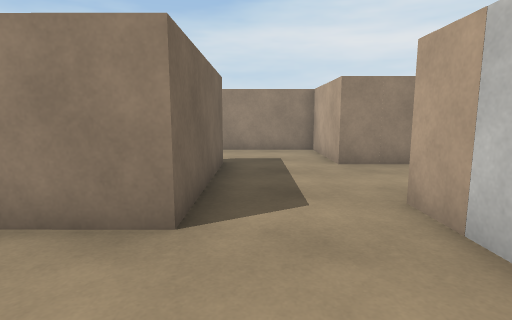
view 1 (above)

18 first-person views from a walk through a scene from a Unity 3-D project. The camera is 1.2 m above the floor, tilts 8° down and sees 80° across. The floor is counted in squares, 1 m on a side. Each view is taken from the middle of a square. On the plan, view 1 faces up. The plan holds only what a view shows up to about 13 squares ahead; the rest is blank. The place goes on beyond the plan. Some animated figures are left out. Surface patterns are stand-ins for the level's own textures.

view 2
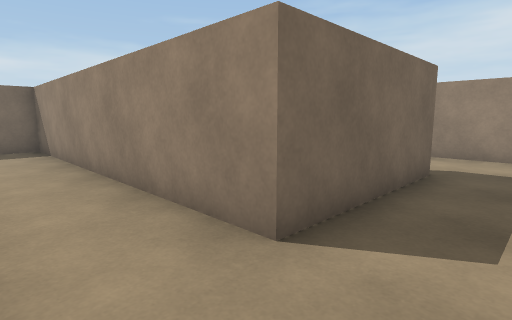

view 3
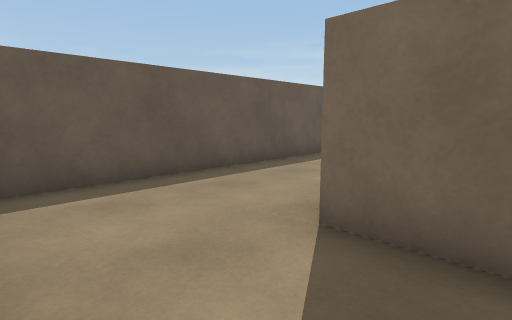

view 4
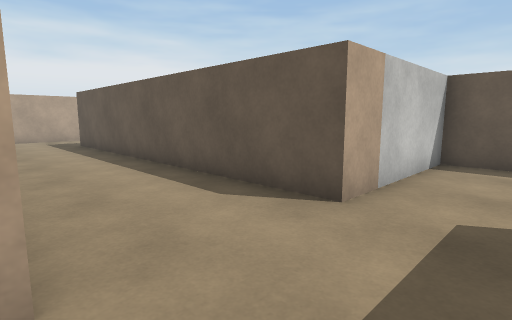

view 5
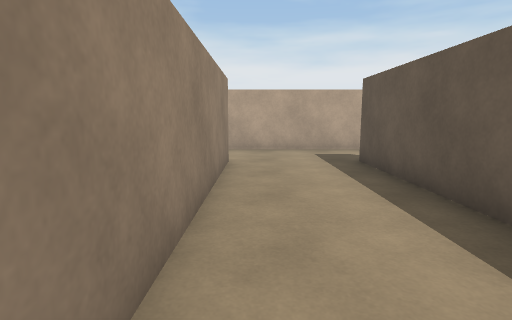

view 6
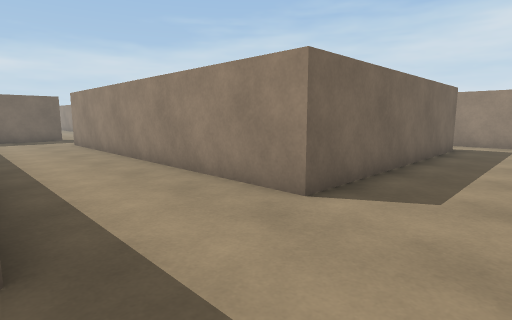

view 7
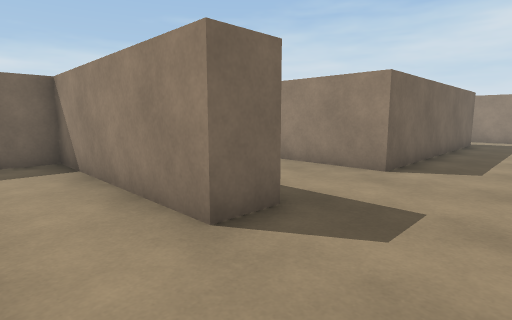

view 8
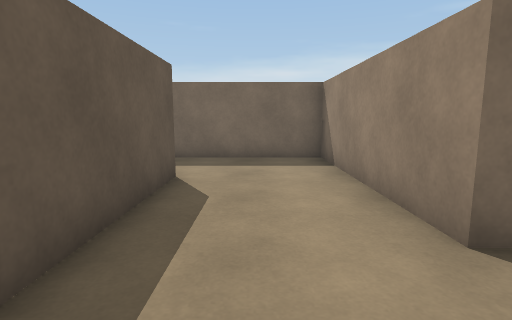

view 9
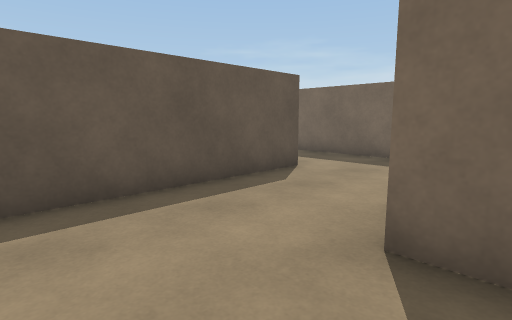

view 10
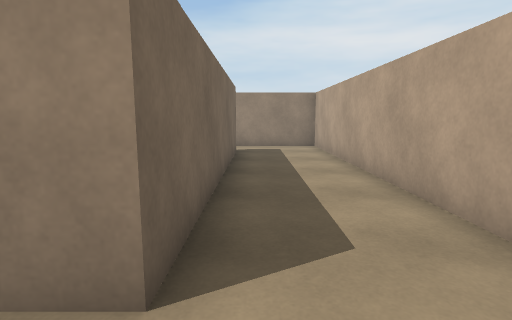

view 11
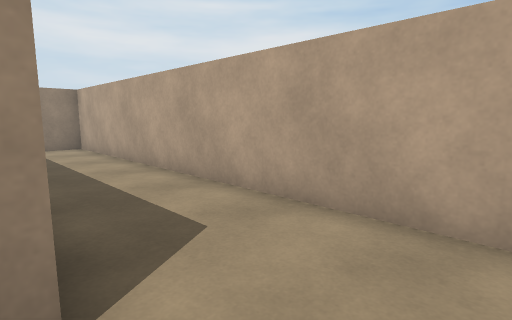

view 12
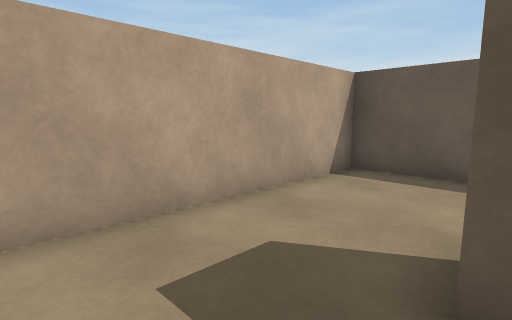

view 13
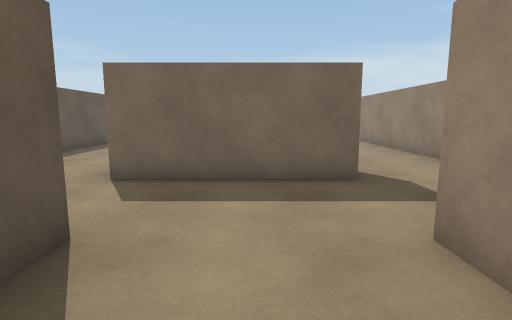

view 14
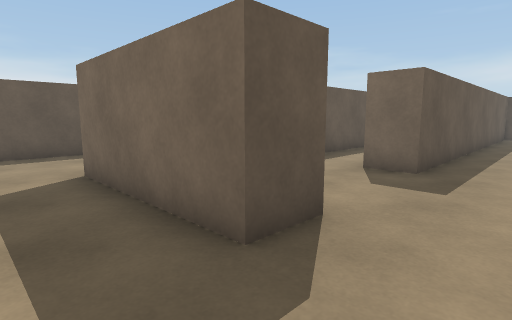

view 15
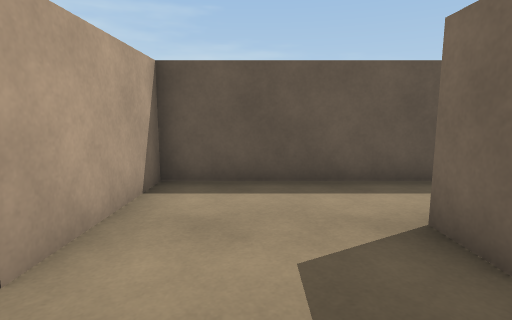

view 16
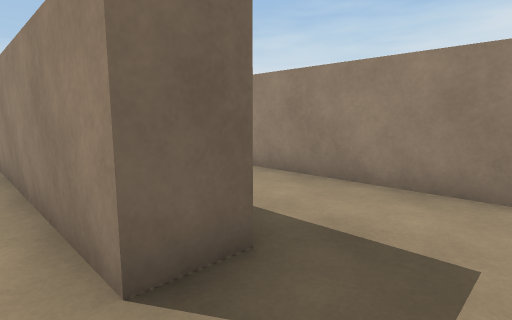

view 17
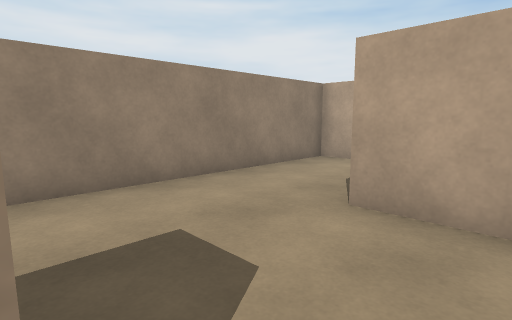

view 18
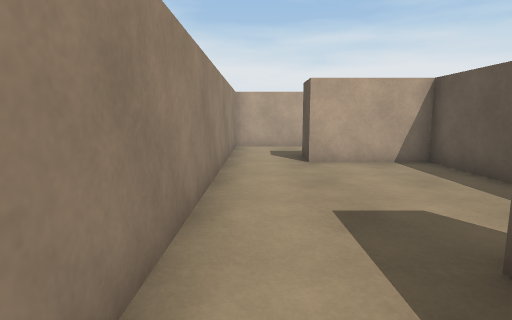

### Floor plan
Points are (right, up) in squares from view 1. A wall is a line through its corners. A room is listed if a view was taken in it or the views show most of it. See-through windows are left out.
Room 1 (views 1, 2)
walls: (-0.9, 3.1) (-8.5, 3.1); (-8.1, -0.6) (2.1, -0.6) (2.1, 2.5)
ways out: opening at (0.5, 3.5) to room 2
Room 2 (views 3, 4, 5, 6, 7, 8, 9, 10, 11, 12, 13)
walls: (10.8, -0.6) (17.5, -0.6) (17.5, 18.8) (12.6, 18.8); (13.1, 16.6) (14.3, 16.6) (14.3, 7.8) (2.1, 7.8); (2.1, 2.5) (2.1, 4.2) (14.3, 4.2) (14.3, 3) (7.9, 3) (7.9, -3); (-0.9, 8) (-0.9, 3.1)
ways out: opening at (0.5, 3.5) to room 1; opening at (0.5, 8) to room 3; opening at (13.5, 17.5) to room 5; opening at (9.5, -1.5)
Room 3 (view 14)
walls: (-2.2, 8) (-0.9, 8); (2.1, 7.8) (2.1, 11.3) (-2.6, 11.3)
ways out: opening at (0.5, 8) to room 2; opening at (-1.5, 9.5) to room 4
Room 4 (views 15, 16, 17)
walls: (-8.5, 8) (-5.9, 8) (-5.9, 6.7) (-8.5, 6.7); (-2.6, 11.3) (-8.5, 11.3); (-8.5, 4.4) (-2.2, 4.4) (-2.2, 8)
ways out: opening at (-1.5, 9.5) to room 3
Room 5 (view 18)
walls: (10.5, 13.4) (13.1, 13.4) (13.1, 16.6); (12.6, 18.8) (5.9, 18.8)
ways out: opening at (13.5, 17.5) to room 2

Positions as (right, up) in squares from view 1, and headings:
1: (0, 0), facing up
2: (1, 1), facing up-left
3: (2, 5), facing down-left
4: (0, 8), facing down-right
5: (6, 7), facing right
6: (17, 4), facing up-left
7: (17, 1), facing up-left
8: (17, 1), facing left
9: (17, 4), facing down-left
10: (15, 6), facing up
11: (14, 6), facing up-right
12: (14, 6), facing down-right
13: (5, 6), facing left
14: (1, 10), facing down-left
15: (-4, 10), facing down
16: (-4, 6), facing up-left
17: (-6, 6), facing up-right
18: (5, 18), facing right
